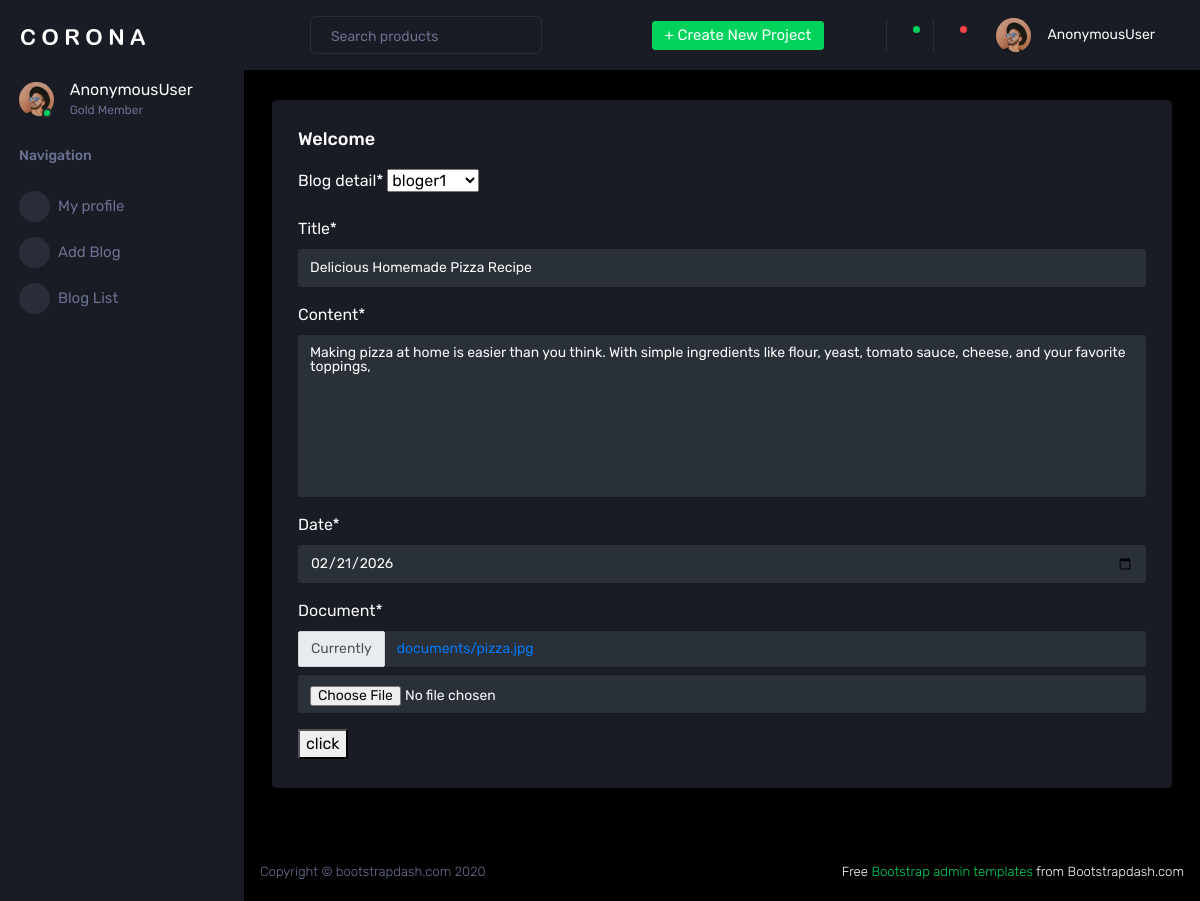
The page /blog_edit/1 on the database its author committed.
### Blog_App/models.py (models this page shows)
class BlogPost(models.Model):
    Blog_detail = models.ForeignKey("Users", on_delete=models.DO_NOTHING)
    title = models.CharField(max_length=50)
    content = models.TextField()
    date = models.DateField()
    document = models.FileField(upload_to='documents/')

### Blog_App/users_views.py (the view)
# urls.py: path("blog_edit/<int:id>",users_views.blog_edit,name="blog_edit"),
def blog_edit(request,id):
    user=request.user
    blog=BlogPost.objects.get(id=id)
    if request.method == "POST":
        blog_form = BlogPostRegister(request.POST, instance=blog)
        if blog_form.is_valid():
            blog_form.save()
            return redirect('blo_list')
    else:
        blog_form = BlogPostRegister(instance=blog)
    return render(request,"users/blog_edit.html",{"data":blog_form})

### Blog_App/forms.py
class BlogPostRegister(forms.ModelForm):
    class Meta:
        model = BlogPost
        fields = ['Blog_detail','title','content','date','document']
        widgets = {
            'date': forms.DateInput(attrs={'type': 'date', 'class': 'form-control'}),
        }

### Blog_App/models.py (called while the page is built)
    def __str__(self):
        return self.name

### templates/users/blog_edit.html (shortened to what this page needs)
{% extends "users/users_home.html" %}
{% block content %}
{%load crispy_forms_tags %}
<form method='POST' >
                         {{data|crispy}}
                        <button type="submit">click</button>
 </form>
{% endblock %}

### rows shown on the page
BlogPost: Blog_detail "bloger1", title "Delicious Homemade Pizza Recipe", content "Making pizza at home is easier than you think. With simple ingredients like flour, yeast, tomato sauce, cheese, and your favorite toppings,", date "02/21/2026"

### other values the page prints
{{ request.user }} "AnonymousUser"
